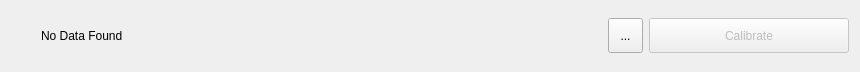
<?xml version="1.0" encoding="UTF-8"?>
<ui version="4.0">
 <class>AdjustmentScrewEmptyFrame</class>
 <widget class="QFrame" name="AdjustmentScrewEmptyFrame">
  <property name="geometry">
   <rect>
    <x>0</x>
    <y>0</y>
    <width>860</width>
    <height>72</height>
   </rect>
  </property>
  <property name="windowTitle">
   <string>Frame</string>
  </property>
  <layout class="QGridLayout" name="gridLayout">
   <item row="0" column="3">
    <widget class="QPushButton" name="calibrateButton">
     <property name="enabled">
      <bool>false</bool>
     </property>
     <property name="minimumSize">
      <size>
       <width>35</width>
       <height>35</height>
      </size>
     </property>
     <property name="maximumSize">
      <size>
       <width>200</width>
       <height>35</height>
      </size>
     </property>
     <property name="text">
      <string>Calibrate</string>
     </property>
    </widget>
   </item>
   <item row="0" column="0">
    <widget class="QLabel" name="iconLabel">
     <property name="minimumSize">
      <size>
       <width>24</width>
       <height>24</height>
      </size>
     </property>
     <property name="maximumSize">
      <size>
       <width>24</width>
       <height>24</height>
      </size>
     </property>
     <property name="text">
      <string/>
     </property>
    </widget>
   </item>
   <item row="0" column="1">
    <widget class="QLabel" name="label">
     <property name="text">
      <string>No Data Found</string>
     </property>
    </widget>
   </item>
   <item row="0" column="2">
    <widget class="QToolButton" name="homeButton">
     <property name="minimumSize">
      <size>
       <width>35</width>
       <height>35</height>
      </size>
     </property>
     <property name="text">
      <string>...</string>
     </property>
    </widget>
   </item>
  </layout>
 </widget>
 <resources/>
 <connections/>
</ui>
